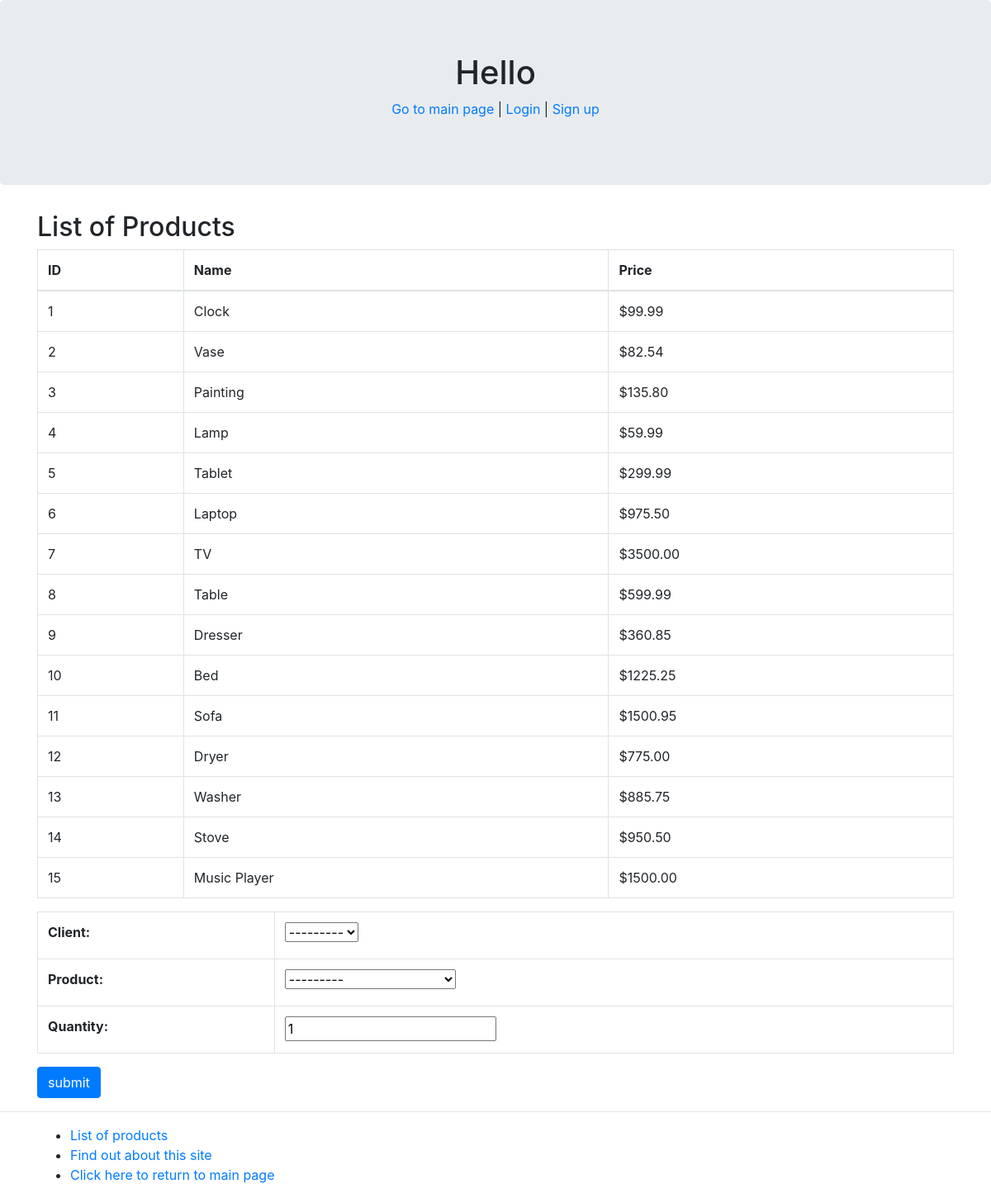
The page /myapp/placeorder/ on the database its author committed.
### myapp/models.py (models this page shows, shortened)
class Product(models.Model):
    name = models.CharField(max_length=200)
    category = models.ForeignKey(Category, related_name='category', on_delete=models.CASCADE)
    price = models.DecimalField(max_digits=10, decimal_places=2)
    stock = models.PositiveIntegerField(
        default=100,
        validators=[
            MinValueValidator(0),
            MaxValueValidator(1000)
        ]
    )
    available = models.BooleanField(default=True)
    interested = models.PositiveIntegerField(default=0)
    description = models.TextField(max_length=200, blank=True)
    def __str__(self):
        return "{name} (Stock: {stock})".format(name=self.name, stock=self.stock)

### myapp/views.py (the view)
def place_order(request):
    msg = ''
    prod_list = Product.objects.all()
    if request.method == 'POST':
        form = OrderForm(request.POST)
        if form.is_valid():
            order = form.save(commit=False)
            if order.num_units < order.product.stock:
                order.save()
                msg = 'Order Placed Successfully'
            else:
                msg = 'We do not have sufficient stock to fill your order'
            return render(request, 'myapp/order_response.html', {'msg': msg})
    else:
        form = OrderForm()
    return render(request, 'myapp/placeorder.html', {'form': form, 'msg': msg, 'prod_list':prod_list})

### myapp/forms.py
class OrderForm(forms.ModelForm):
    class Meta:
        model = Order
        fields = [
            'client',
            'product',
            'num_units',
        ]
    client = forms.RadioSelect()
    num_units = forms.IntegerField(min_value=1, initial=1, label='Quantity')

### myapp/templates/myapp/placeorder.html (shortened to what this page needs)
{% extends 'myapp/base.html' %}
{% block body_block %}
    <h2>List of Products</h2>
    <table class="table table-hover table-bordered">
        <thead>
            <tr>
                <td>
                    <strong>ID</strong>
                </td>
                <td>
                    <strong>Name</strong>
                </td>
                <td>
                    <strong>Price</strong>
                </td>
            </tr>
        </thead>
        <tbody>
        {% for product in prod_list %}
            <tr>
                <td>{{ product.id }}</td>
                <td>{{ product.name }}</td>
                <td>${{ product.price }}</td>
            </tr>
        {% endfor %}
        </tbody>
    </table>
    <form class="form-group" action="" method="post">
        <table class="table table-bordered">
            {{ form.as_table }}
        </table>
        <input class="btn btn-primary" type="submit" value="submit">
    </form>
{% endblock %}

### rows shown on the page
Product: id "1", name "Clock", price "99.99"
Product: id "2", name "Vase", price "82.54"
Product: id "3", name "Painting", price "135.80"
Product: id "4", name "Lamp", price "59.99"
Product: id "5", name "Tablet", price "299.99"
Product: id "6", name "Laptop", price "975.50"
Product: id "7", name "TV", price "3500.00"
Product: id "8", name "Table", price "599.99"
Product: id "9", name "Dresser", price "360.85"
Product: id "10", name "Bed", price "1225.25"
Product: id "11", name "Sofa", price "1500.95"
Product: id "12", name "Dryer", price "775.00"
Product: id "13", name "Washer", price "885.75"
Product: id "14", name "Stove", price "950.50"
Product: id "15", name "Music Player", price "1500.00"
